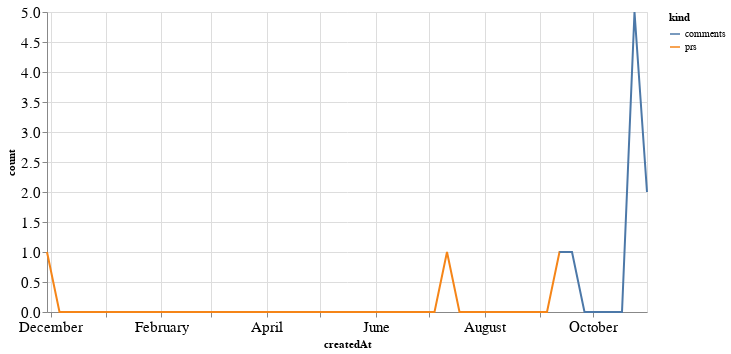

Here is the notebook cell this chart was saved with:
### Code cell
alt.Chart(total_time, width=600).mark_line().encode(
    x='createdAt',
    y='count',
    color='kind'
)

### Figure 1 — Vega-Lite specification as saved in the notebook (floating-point values rounded to 4 significant figures)
{"config": {"axisLeft": {"labelFontSize": 15}, "axisBottom": {"labelFontSize": 15}}, "data": {"name": "data-cdb1a0b155c4cbd7b7b9e68ba38865e3"}, "mark": "line", "encoding": {"color": {"type": "nominal", "field": "kind"}, "x": {"type": "temporal", "field": "createdAt"}, "y": {"type": "quantitative", "field": "count"}}, "width": 600, "$schema": "https://vega.github.io/schema/vega-lite/v4.8.1.json", "datasets": {"data-cdb1a0b155c4cbd7b7b9e68ba38865e3": [{"createdAt": "2020-11-29T00:00:00", "kind": "prs", "count": 1.0}, {"createdAt": "2020-12-06T00:00:00", "kind": "prs", "count": 0.0}, {"createdAt": "2020-12-13T00:00:00", "kind": "prs", "count": 0.0}, {"createdAt": "2020-12-20T00:00:00", "kind": "prs", "count": 0.0}, {"createdAt": "2020-12-27T00:00:00", "kind": "prs", "count": 0.0}, {"createdAt": "2021-01-03T00:00:00", "kind": "prs", "count": 0.0}, {"createdAt": "2021-01-10T00:00:00", "kind": "prs", "count": 0.0}, {"createdAt": "2021-01-17T00:00:00", "kind": "prs", "count": 0.0}, {"createdAt": "2021-01-24T00:00:00", "kind": "prs", "count": 0.0}, {"createdAt": "2021-01-31T00:00:00", "kind": "prs", "count": 0.0}, {"createdAt": "2021-02-07T00:00:00", "kind": "prs", "count": 0.0}, {"createdAt": "2021-02-14T00:00:00", "kind": "prs", "count": 0.0}, {"createdAt": "2021-02-21T00:00:00", "kind": "prs", "count": 0.0}, {"createdAt": "2021-02-28T00:00:00", "kind": "prs", "count": 0.0}, {"createdAt": "2021-03-07T00:00:00", "kind": "prs", "count": 0.0}, {"createdAt": "2021-03-14T00:00:00", "kind": "prs", "count": 0.0}, {"createdAt": "2021-03-21T00:00:00", "kind": "prs", "count": 0.0}, {"createdAt": "2021-03-28T00:00:00", "kind": "prs", "count": 0.0}, {"createdAt": "2021-04-04T00:00:00", "kind": "prs", "count": 0.0}, {"createdAt": "2021-04-11T00:00:00", "kind": "prs", "count": 0.0}, {"createdAt": "2021-04-18T00:00:00", "kind": "prs", "count": 0.0}, {"createdAt": "2021-04-25T00:00:00", "kind": "prs", "count": 0.0}, {"createdAt": "2021-05-02T00:00:00", "kind": "prs", "count": 0.0}, {"createdAt": "2021-05-09T00:00:00", "kind": "prs", "count": 0.0}, {"createdAt": "2021-05-16T00:00:00", "kind": "prs", "count": 0.0}, {"createdAt": "2021-05-23T00:00:00", "kind": "prs", "count": 0.0}, {"createdAt": "2021-05-30T00:00:00", "kind": "prs", "count": 0.0}, {"createdAt": "2021-06-06T00:00:00", "kind": "prs", "count": 0.0}, {"createdAt": "2021-06-13T00:00:00", "kind": "prs", "count": 0.0}, {"createdAt": "2021-06-20T00:00:00", "kind": "prs", "count": 0.0}, {"createdAt": "2021-06-27T00:00:00", "kind": "prs", "count": 0.0}, {"createdAt": "2021-07-04T00:00:00", "kind": "prs", "count": 0.0}, {"createdAt": "2021-07-11T00:00:00", "kind": "prs", "count": 1.0}, {"createdAt": "2021-07-18T00:00:00", "kind": "prs", "count": 0.0}, {"createdAt": "2021-07-25T00:00:00", "kind": "prs", "count": 0.0}, {"createdAt": "2021-08-01T00:00:00", "kind": "prs", "count": 0.0}, {"createdAt": "2021-08-08T00:00:00", "kind": "prs", "count": 0.0}, {"createdAt": "2021-08-15T00:00:00", "kind": "prs", "count": 0.0}, {"createdAt": "2021-08-22T00:00:00", "kind": "prs", "count": 0.0}, {"createdAt": "2021-08-29T00:00:00", "kind": "prs", "count": 0.0}, {"createdAt": "2021-09-05T00:00:00", "kind": "prs", "count": 0.0}, {"createdAt": "2021-09-12T00:00:00", "kind": "prs", "count": 1.0}, {"createdAt": "2021-09-19T00:00:00", "kind": "prs", "count": 1.0}, {"createdAt": "2021-09-26T00:00:00", "kind": "prs", "count": null}, {"createdAt": "2021-10-03T00:00:00", "kind": "prs", "count": null}, {"createdAt": "2021-10-10T00:00:00", "kind": "prs", "count": null}, {"createdAt": "2021-10-17T00:00:00", "kind": "prs", "count": null}, {"createdAt": "2021-10-24T00:00:00", "kind": "prs", "count": null}, {"createdAt": "2021-10-31T00:00:00", "kind": "prs", "count": null}, {"createdAt": "2020-11-29T00:00:00", "kind": "comments", "count": null}, {"createdAt": "2020-12-06T00:00:00", "kind": "comments", "count": null}, {"createdAt": "2020-12-13T00:00:00", "kind": "comments", "count": null}, {"createdAt": "2020-12-20T00:00:00", "kind": "comments", "count": null}, {"createdAt": "2020-12-27T00:00:00", "kind": "comments", "count": null}, {"createdAt": "2021-01-03T00:00:00", "kind": "comments", "count": null}, {"createdAt": "2021-01-10T00:00:00", "kind": "comments", "count": null}, {"createdAt": "2021-01-17T00:00:00", "kind": "comments", "count": null}, {"createdAt": "2021-01-24T00:00:00", "kind": "comments", "count": null}, {"createdAt": "2021-01-31T00:00:00", "kind": "comments", "count": null}, {"createdAt": "2021-02-07T00:00:00", "kind": "comments", "count": null}, {"createdAt": "2021-02-14T00:00:00", "kind": "comments", "count": null}, {"createdAt": "2021-02-21T00:00:00", "kind": "comments", "count": null}, {"createdAt": "2021-02-28T00:00:00", "kind": "comments", "count": null}, {"createdAt": "2021-03-07T00:00:00", "kind": "comments", "count": null}, {"createdAt": "2021-03-14T00:00:00", "kind": "comments", "count": null}, {"createdAt": "2021-03-21T00:00:00", "kind": "comments", "count": null}, {"createdAt": "2021-03-28T00:00:00", "kind": "comments", "count": null}, {"createdAt": "2021-04-04T00:00:00", "kind": "comments", "count": null}, {"createdAt": "2021-04-11T00:00:00", "kind": "comments", "count": null}, {"createdAt": "2021-04-18T00:00:00", "kind": "comments", "count": null}, {"createdAt": "2021-04-25T00:00:00", "kind": "comments", "count": null}, {"createdAt": "2021-05-02T00:00:00", "kind": "comments", "count": null}, {"createdAt": "2021-05-09T00:00:00", "kind": "comments", "count": null}, {"createdAt": "2021-05-16T00:00:00", "kind": "comments", "count": null}, {"createdAt": "2021-05-23T00:00:00", "kind": "comments", "count": null}, {"createdAt": "2021-05-30T00:00:00", "kind": "comments", "count": null}, {"createdAt": "2021-06-06T00:00:00", "kind": "comments", "count": null}, {"createdAt": "2021-06-13T00:00:00", "kind": "comments", "count": null}, {"createdAt": "2021-06-20T00:00:00", "kind": "comments", "count": null}, {"createdAt": "2021-06-27T00:00:00", "kind": "comments", "count": null}, {"createdAt": "2021-07-04T00:00:00", "kind": "comments", "count": null}, {"createdAt": "2021-07-11T00:00:00", "kind": "comments", "count": null}, {"createdAt": "2021-07-18T00:00:00", "kind": "comments", "count": null}, {"createdAt": "2021-07-25T00:00:00", "kind": "comments", "count": null}, {"createdAt": "2021-08-01T00:00:00", "kind": "comments", "count": null}, {"createdAt": "2021-08-08T00:00:00", "kind": "comments", "count": null}, {"createdAt": "2021-08-15T00:00:00", "kind": "comments", "count": null}, {"createdAt": "2021-08-22T00:00:00", "kind": "comments", "count": null}, {"createdAt": "2021-08-29T00:00:00", "kind": "comments", "count": null}, {"createdAt": "2021-09-05T00:00:00", "kind": "comments", "count": null}, {"createdAt": "2021-09-12T00:00:00", "kind": "comments", "count": 1.0}, {"createdAt": "2021-09-19T00:00:00", "kind": "comments", "count": 1.0}, {"createdAt": "2021-09-26T00:00:00", "kind": "comments", "count": 0.0}, {"createdAt": "2021-10-03T00:00:00", "kind": "comments", "count": 0.0}, {"createdAt": "2021-10-10T00:00:00", "kind": "comments", "count": 0.0}, {"createdAt": "2021-10-17T00:00:00", "kind": "comments", "count": 0.0}, {"createdAt": "2021-10-24T00:00:00", "kind": "comments", "count": 5.0}, {"createdAt": "2021-10-31T00:00:00", "kind": "comments", "count": 2.0}]}}
